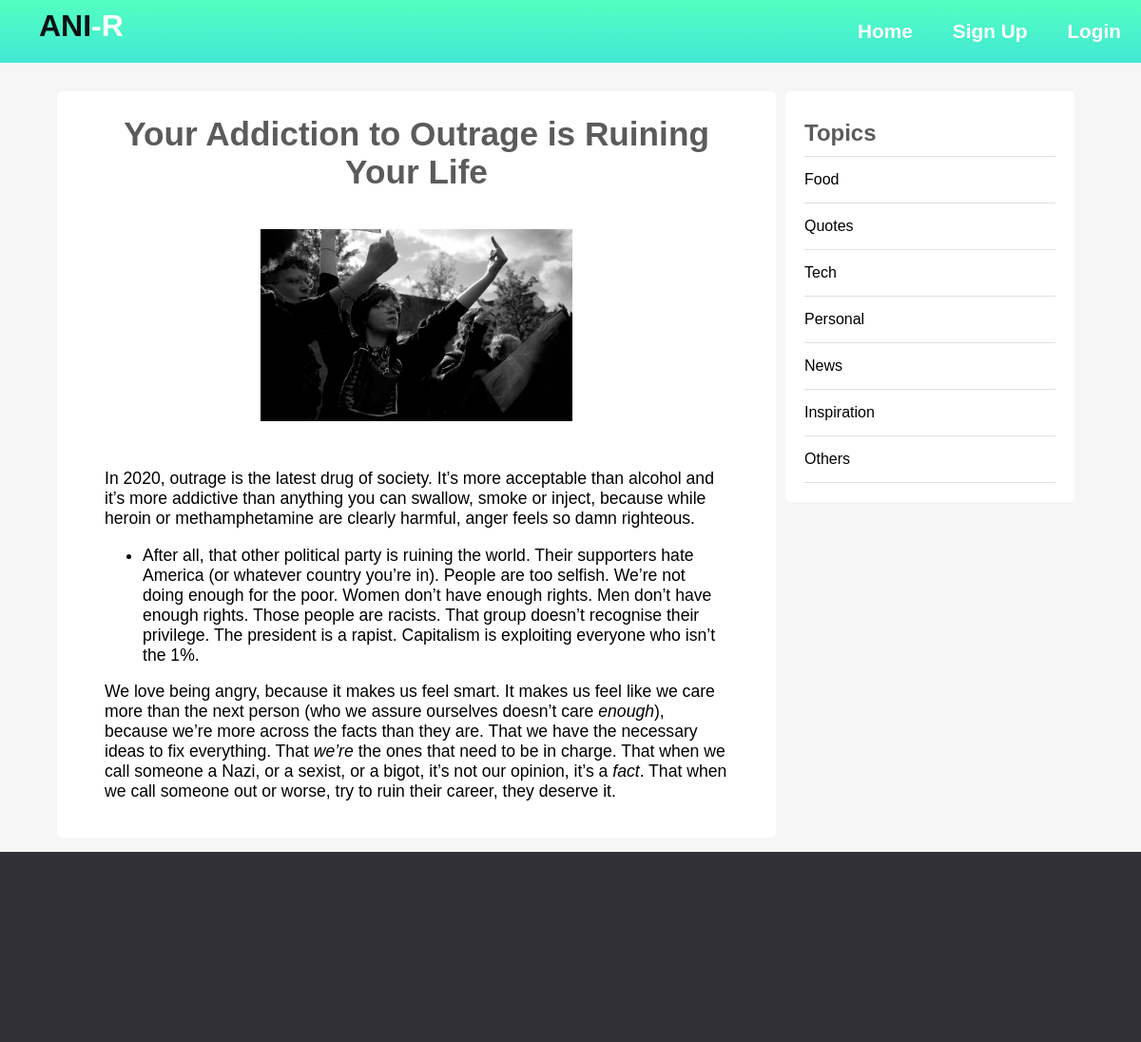
/single.php?id=56, run on the app's committed database.
### tables this page shows
CREATE TABLE `posts` (
  `id` int(11) NOT NULL,
  `user_id` int(11) NOT NULL,
  `topic_id` int(11) DEFAULT NULL,
  `title` varchar(255) NOT NULL,
  `image` varchar(255) NOT NULL,
  `body` text NOT NULL,
  `published` tinyint(4) NOT NULL,
  `created_at` datetime NOT NULL DEFAULT current_timestamp()
);

CREATE TABLE `topics` (
  `id` int(11) NOT NULL,
  `name` varchar(100) NOT NULL,
  `description` text NOT NULL
);

### app/database/db.php (called while the page is built, shortened)
<?php
require('connect.php');
function executeQuery($sql, $data)
{
    global $conn;
    $stmt = $conn->prepare($sql);
    $values = array_values($data);
    $types = str_repeat('s', count($values));
    $stmt->bind_param($types, ...$values);
    $stmt->execute();
    return $stmt;
}
function selectAll($table, $conditions = [])
{
    global $conn;
    $sql = "SELECT * FROM $table";
    if (empty($conditions)) {
        $stmt = $conn->prepare($sql);
        $stmt->execute();
        $records = $stmt->get_result()->fetch_all(MYSQLI_ASSOC);
        return $records;
    } else {
        $i = 0;
        foreach ($conditions as $key => $value) {
            if ($i === 0) {
                $sql = $sql . " WHERE $key=?";
            } else {
                $sql = $sql . " AND $key=?";
            }
            $i++;
        }
        $stmt = executeQuery($sql, $conditions);
        $records = $stmt->get_result()->fetch_all(MYSQLI_ASSOC);
        return $records;
    }
}
function selectOne($table, $conditions)
{
    $sql = "SELECT * FROM $table";
    $i = 0;
    foreach ($conditions as $key => $value) {
        if ($i === 0) {
            $sql = $sql . " WHERE $key=?";
        } else {
            $sql = $sql . " AND $key=?";
        }
        $i++;
    }
    $sql = $sql . " LIMIT 1";
    $stmt = executeQuery($sql, $conditions);
    $records = $stmt->get_result()->fetch_assoc();
    return $records;
}

### app/controllers/posts.php (called while the page is built, shortened)
<?php
include(ROOT_PATH . "/app/database/db.php");
$topics = selectAll('topics');

### single.php (the view, shortened to what this page needs)
<?php include(ROOT_PATH . '/app/controllers/posts.php');
if (isset($_GET['id'])) {
  $post = selectOne('posts', ['id' => $_GET['id']]);
}
$topics = selectAll('topics');
$posts = selectAll('posts', ['published' => 1]);
?>
<!DOCTYPE html>
<html lang="en">
<head>
  <link rel="stylesheet" href="https://use.fontawesome.com/releases/v5.7.2/css/all.css"
>
  <link rel="stylesheet" href="assets/css/style.css">
</head>
<body>
  <?php include(ROOT_PATH . "/app/includes/header.php"); ?>
  <div class="page-wrapper">
    <div class="content clearfix">
      <div class="main-content-wrapper">
        <div class="main-content single">
          <h1 class="post-title"><?php echo $post['title']; ?></h1>
          <div class="post-content">
            <img src="<?php echo BASE_URL . '/assets/images/' . $post['image']; ?>" width="500px" height= "500px" alt="" class="i-center">
            <?php echo html_entity_decode($post['body']); ?>
          </div>
        </div>
      </div>
      <div class="sidebar single">
        <div class="section topics">
          <h2 class="section-title">Topics</h2>
          <ul>
            <?php foreach ($topics as $topic): ?>
              <li><a href="<?php echo BASE_URL . '/index.php?t_id=' . $topic['id'] . '&name=' . $topic['name'] ?>"><?php echo $topic['name']; ?></a></li>
            <?php endforeach; ?>
          </ul>
        </div>
      </div>
    </div>
  </div>
  <?php include(ROOT_PATH . "/app/includes/footer.php"); ?>
</body>
</html>

### assets/css/style.css (style rules this page uses)
* { box-sizing: border-box; }
html, body { height: 100%; padding: 0px; margin: 0px; background: #f6f6f6; font-family: Arial, Helvetica, sans-serif; }
h1, h2, h3, h4, h5, h6 { color: #5c5b5b; margin: 5px; }
a { text-decoration: none; color: inherit; }
.clearfix::after { content: ""; display: block; clear: both; }
.page-wrapper { min-height: 100%; }
.content { width: 90%; margin: 30px auto 30px; }
.content .main-content { width: 70%; float: left; }
.content .main-content.single { background: white; padding: 20px 50px; font-size: 1.1em; border-radius: 5px; }
.content .main-content.single .post-title { text-align: center; margin-bottom: 40px; }
.i-center { display: block; margin-left: auto; margin-right: auto; margin-bottom: 50px; height: 50%; width: 50%; }
.content .sidebar { width: 30%; float: left; }
.content .sidebar.single { padding: 0px 10px; }
.content .sidebar .section { background: white; padding: 20px; border-radius: 5px; margin-bottom: 20px; }
.content .sidebar .section .section-title { margin: 10px 0px 10px 0px; }
.content .sidebar .section.topics ul { margin: 0px; padding: 0px; list-style: none; border-top: 1px solid #e0e0e0; }
.content .sidebar .section.topics ul li a { display: block; padding: 15px 0px 15px 0px; border-bottom: 1px solid #e0e0e0; transition: all 0.3s; }

### data on the page
posts: title "Your Addiction to Outrage is Ruining Your Life", image (picture), body "In 2020, outrage is the latest drug of society. It’s more acceptable than alcohol and it’s more addictive than anything you can swallow, smoke or inject, because while heroin or methamphetamine are clearly harmful, anger feels so damn righteous. After all, that other political party is ruining the world. Their supporters hate America (or whatever country you’re in). People are too selfish. We’re not doing enough for the poor. Women don’t have enough rights. Men don’t have enough rights. Those people are racists. That group doesn’t recognise their privilege. The president is a rapist. Capitalism is exploiting everyone who isn’t the 1%. We love being angry, because it makes us feel smart. It…"
topics: name "Food"
topics: name "Quotes"
topics: name "Tech"
topics: name "Personal"
topics: name "News"
topics: name "Inspiration"
topics: name "Others"
